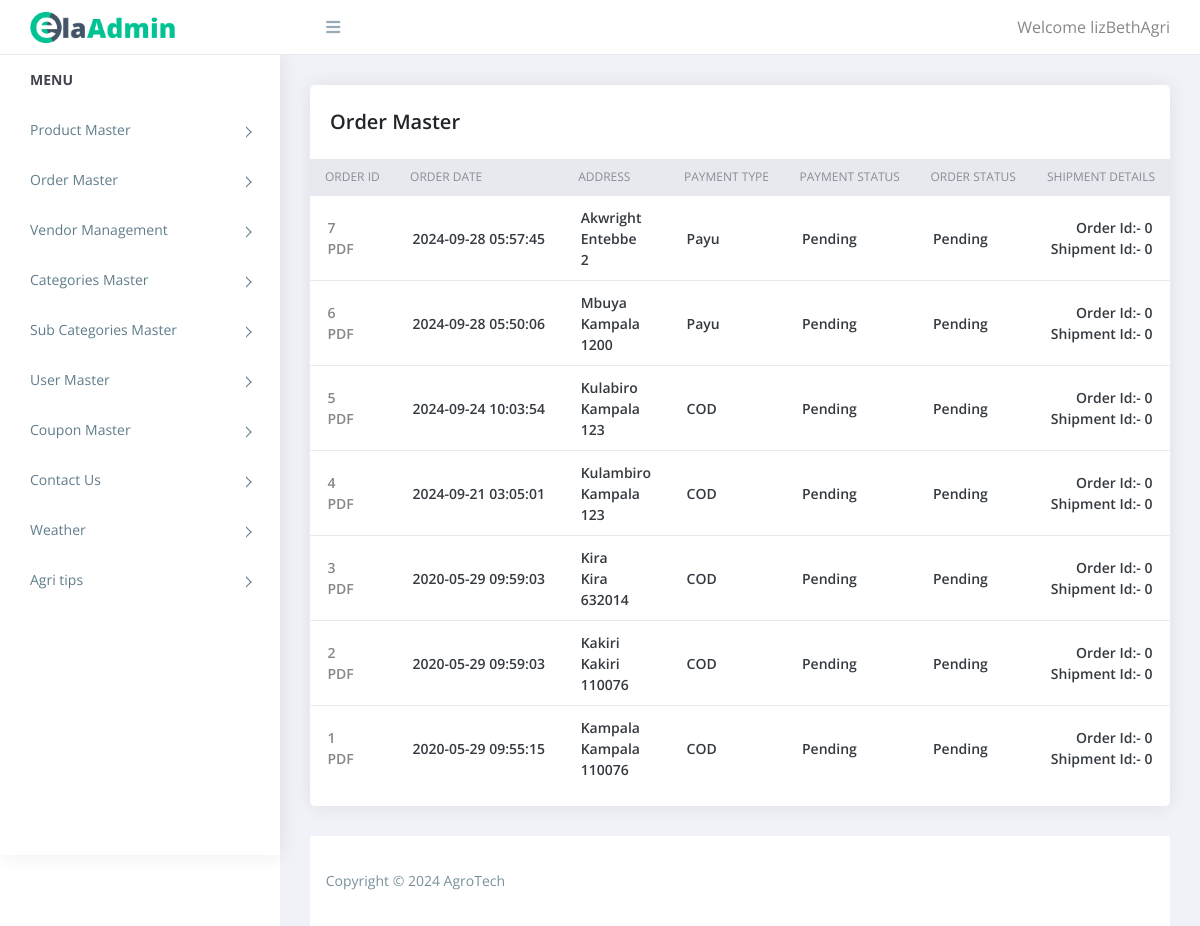
/admin/order_master.php (signed in), run on the app's committed database.
### tables this page shows
CREATE TABLE `order` (
  `id` int(11) NOT NULL,
  `user_id` int(11) NOT NULL,
  `address` varchar(250) NOT NULL,
  `city` varchar(50) NOT NULL,
  `pincode` int(11) NOT NULL,
  `payment_type` varchar(20) NOT NULL,
  `total_price` float NOT NULL,
  `payment_status` varchar(20) NOT NULL,
  `order_status` int(11) NOT NULL,
  `length` float NOT NULL,
  `breadth` float NOT NULL,
  `height` float NOT NULL,
  `weight` float NOT NULL,
  `txnid` varchar(20) NOT NULL,
  `mihpayid` varchar(20) NOT NULL,
  `ship_order_id` int(11) NOT NULL,
  `ship_shipment_id` int(11) NOT NULL,
  `payu_status` varchar(10) NOT NULL,
  `coupon_id` int(11) NOT NULL,
  `coupon_value` varchar(50) NOT NULL,
  `coupon_code` varchar(50) NOT NULL,
  `added_on` datetime NOT NULL
);

CREATE TABLE `order_status` (
  `id` int(11) NOT NULL,
  `name` varchar(32) NOT NULL
);

### admin/order_master.php (the view, shortened to what this page needs)
<?php
require('top.inc.php');
?>
<div class="content pb-0">
	<div class="orders">
	   <div class="row">
		  <div class="col-xl-12">
			 <div class="card">
				<div class="card-body">
				   <h4 class="box-title">Order Master </h4>
				</div>
				<div class="card-body--">
				   <div class="table-stats order-table ov-h">
					  <table class="table">
							<thead>
								<tr>
									<th class="product-thumbnail">Order ID</th>
									<th class="product-name"><span class="nobr">Order Date</span></th>
									<th class="product-price"><span class="nobr"> Address </span></th>
									<th class="product-stock-stauts"><span class="nobr"> Payment Type </span></th>
									<th class="product-stock-stauts"><span class="nobr"> Payment Status </span></th>
									<th class="product-stock-stauts"><span class="nobr"> Order Status </span></th>
									<th class="product-stock-stauts"><span class="nobr"> Shipment Details </span></th>
								</tr>
							</thead>
							<tbody>
								<?php
								$res=mysqli_query($con,"select `order`.*,order_status.name as order_status_str from `order`,order_status where order_status.id=`order`.order_status order by `order`.id desc");
								while($row=mysqli_fetch_assoc($res)){
								?>
								<tr>
									<td class="product-add-to-cart"><a href="order_master_detail.php?id=<?php echo $row['id']?>"> <?php echo $row['id']?></a><br/>
									<a href="../order_pdf.php?id=<?php echo $row['id']?>">PDF</a></td>
									<td class="product-name"><?php echo $row['added_on']?></td>
									<td class="product-name">
									<?php echo $row['address']?><br/>
									<?php echo $row['city']?><br/>
									<?php echo $row['pincode']?>
									</td>
									<td class="product-name"><?php echo $row['payment_type']?></td>
									<td class="product-name"><?php echo $row['payment_status']?></td>
									<td class="product-name"><?php echo $row['order_status_str']?></td>
									<td class="product-name">
									<?php
									echo "Order Id:- ".$row['ship_order_id'].'<br/>';
									echo "Shipment Id:- ".$row['ship_shipment_id'];
									?></td>
								</tr>
								<?php } ?>
							</tbody>
						</table>
				   </div>
				</div>
			 </div>
		  </div>
	   </div>
	</div>
</div>
<?php
require('footer.inc.php');
?>

### admin/assets/css/style.css (style rules this page uses)
body { display: table; font-family: open sans, sans-serif; font-size: 16px; width: 100% }
a, button { text-decoration: none; outline: none!important; color: #878787; -webkit-transition: all .25s ease; transition: all .25s ease }
h1, h2, h3, h4, h5, h6 { margin: 0 }
.pb-0 { padding-bottom: 0 }
.ov-h { overflow: hidden }
.order-table { position: relative }
.order-table:after, .order-table:before { content: ""; position: absolute; top: 0; height: 37px; width: 10px; background: #e8e9ef }
.order-table:after { right: -1px }
.order-table:before { left: -1px }
.order-table tr th { background: #e8e9ef }
.order-table tr td:last-child, .order-table tr th:last-child { text-align: right }
.order-table tr:last-child td { border: none }
.content { float: left; padding: 1.875em; width: 100% }
.card { margin-bottom: 1.875em; border-radius: 5px; padding: 0; border: 0 solid transparent; -webkit-box-shadow: 0 0 20px rgba(0, 0, 0, .08); box-shadow: 0 0 20px rgba(0, 0, 0, .08) }
.card .box-title { font-weight: 600; font-size: 20px; padding: 5px 0 }
.card .card-body { float: left; padding: 1.25em; position: relative; width: 100% }
.card h4 { font-size: 1.1rem }
.table-stats table { font-family: open sans }
.table-stats table th, .table-stats table td { border: none; border-bottom: 1px solid #e8e9ef; color: #868e96; font-size: 12px; font-weight: 400; padding: .75em 1.25em; text-transform: uppercase }
.table-stats table td { color: #343a40; font-size: 14px; font-weight: 600; text-transform: capitalize; vertical-align: middle }
@media (max-width:1368px) { .card-body { padding: 15px } }

### data on the page
order: id "7", added_on "2024-09-28 05:57:45", address "Akwright", city "Entebbe", pincode "2", payment_type "Payu", payment_status "Pending", order_status.name "Pending", ship_order "0", ship_shipment "0"
order: id "6", added_on "2024-09-28 05:50:06", address "Mbuya", city "Kampala", pincode "1200", payment_type "Payu", payment_status "Pending", order_status.name "Pending", ship_order "0", ship_shipment "0"
order: id "5", added_on "2024-09-24 10:03:54", address "Kulabiro", city "Kampala", pincode "123", payment_type "COD", payment_status "Pending", order_status.name "Pending", ship_order "0", ship_shipment "0"
order: id "4", added_on "2024-09-21 03:05:01", address "Kulambiro", city "Kampala", pincode "123", payment_type "COD", payment_status "Pending", order_status.name "Pending", ship_order "0", ship_shipment "0"
order: id "3", added_on "2020-05-29 09:59:03", address "Kira", city "Kira", pincode "632014", payment_type "COD", payment_status "Pending", order_status.name "Pending", ship_order "0", ship_shipment "0"
order: id "2", added_on "2020-05-29 09:59:03", address "Kakiri", city "Kakiri", pincode "110076", payment_type "COD", payment_status "Pending", order_status.name "Pending", ship_order "0", ship_shipment "0"
order: id "1", added_on "2020-05-29 09:55:15", address "Kampala", city "Kampala", pincode "110076", payment_type "COD", payment_status "Pending", order_status.name "Pending", ship_order "0", ship_shipment "0"

### other printed values
$_SESSION['ADMIN_USERNAME'] "lizBethAgri"
